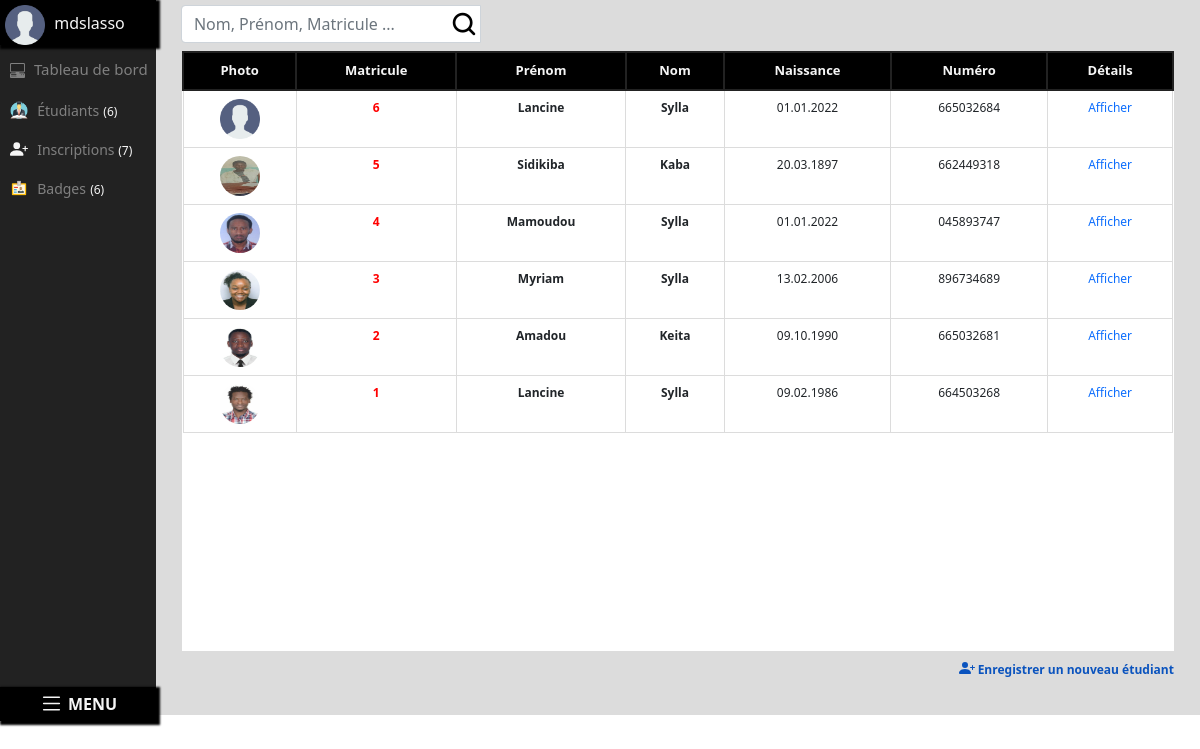
/etudiants.html/ (signed in), run on the app's committed database.
### apps/models.py (models this page shows, shortened)
class Etudiant(models.Model):
    nom = models.CharField(max_length=250, verbose_name="Nom")
    prenom = models.CharField(max_length=250, verbose_name="Prénom")
    naissance = models.CharField(max_length=250, verbose_name="Date de naissance", default="01.01.2022")
    lieu = models.CharField(max_length=250, verbose_name="Lieu de naissance")
    pere = models.CharField(max_length=250, verbose_name="Nom du père ")
    mere = models.CharField(max_length=250, verbose_name="Nom de la mère")
    numero = models.CharField(max_length=250, verbose_name="Numéro", blank=True, unique=True)
    urgent = models.CharField(max_length=250, verbose_name="Numéro à contacter en cas d'urgence")
    matricule = models.IntegerField(verbose_name="Matricule", unique=True, null=True)
    photo = models.ImageField(upload_to='Photo/images', verbose_name="Choisir la photo", blank=True)
    class Meta:
        ordering = ('prenom',)

### apps/views.py (the view)
# urls.py: path('etudiants.html/', views.Etudiants.as_view(), name='etudiants'),
class Etudiants(SuccessMessageMixin, CreateView):
    model = Etudiant
    template_name = 'apps/etudiants.html'
    fields = ['nom', 'prenom', 'naissance', 'lieu', 'pere', 'mere', 'matricule', 'numero', 'urgent']
    success_message = "L'étudiant a été enregistré avec succès"
    def get_context_data(self, *args, **kwargs):
        context = super(Etudiants, self).get_context_data(*args, **kwargs)
        context['inscriptions'] = Inscription.objects.all().order_by('id')
        context['etudiants_home'] = Etudiant.objects.all().order_by('-id')[:9]
        context['etudiants'] = Etudiant.objects.all().order_by('id')
        context['enseignants'] = Enseignant.objects.all().order_by('id')
        context['dernier_etudiant'] = Etudiant.objects.all().order_by('-id')[:1]
        context['classes'] = Classe.objects.all().order_by('id')
        context['etablissements'] = Etablissement.objects.all().order_by('id')[:1]
        return context

### apps/templates/apps/etudiants.html (shortened to what this page needs)
{% extends 'base.html' %}
{% load static %}
{% load crispy_forms_tags %}
{% load class_name %}
{% load django_template_maths %}
{% block body %}
    <div  id="container">
    <div id="cadre-etudiants">
        <div id="menu-etudiants">
           {% include 'includes/menu_etudiants.html' %}
        </div>
        <div id="infos-etudiants">
                        <div class="row" id="row-etudiants">
                            <div class="col-md-12">
                                <form style="" method='get' action="{% url 'apps:search-etudiants' %}"
                                      class="navbar-form navbar-right" role="search">
                                    <input id="search-form"
                                           style=" margin-left: -8px;background-image: url( '{% static 'apps/img/search.png' %}')" name="q"
                                           type="search" minlength="1" placeholder="Nom, Prénom, Matricule ..."
                                           class="form-control"/>
                                </form>
                            </div>
                        </div>
            <div id="cadre">
                <table class="table" id="table">
                     <thead>
                            <tr id="tete-table">
                                <th scope="col">Photo</th>
                                <th scope="col">Matricule</th>
                                <th scope="col"> <span> Prénom </span></th>
                                <th scope="col"> <span>Nom</span></th>
                                <th scope="col" style=""><span>Naissance</span></th>
                                <th scope="col" style=""><span>Numéro</span></th>
                                <th scope="col">Détails</th>
                            </tr>
                            </thead>
                            <tbody>
                              {% if query %}
                                 {% for etudiant in object_list %}
                                {% with etudiant|class_name as klass %}
                                {% if  query %}
                                <tr>
                                    <td style=""> {% if etudiant.photo %}<img style="width: 40px; height: 40px; border-radius: 200px" src="{{ etudiant.photo.url }}"/> {% else %}<img style="width: 40px; height: 40px" src="{% static 'apps/img/user.png' %}"/>  {% endif %} </td>
                                    <td style="color: red; font-weight: bold"> {{ etudiant.matricule }}  </td>
                                    <td style="font-weight: bold"> {{ etudiant.prenom }}  </td>
                                    <td style="font-weight: bold"> {{ etudiant.nom }} </td>
                                    <td style="">{{ etudiant.naissance }}</td>
                                    <td style="">{{ etudiant.numero }}</td>
                                    <td style="text-align: center"><a href="{% url 'apps:details-etudiants' etudiant.id%}" style=" text-decoration: none;">Afficher</a></td>
                                </tr>
                           {% endif %}
                           {% endwith %}
                         {% empty %}
                        {% endfor %}
                              {% else %}
                            {% for etudiant in etudiants_home %}
                                <tr>
                                    <td style=""> {% if etudiant.photo %}<img style="width: 40px; height: 40px; border-radius: 200px" src="{{ etudiant.photo.url }}"/> {% else %}<img style="width: 40px; height: 40px" src="{% static 'apps/img/user.png' %}"/>  {% endif %} </td>
                                    <td style="color: red; font-weight: bold"> {{ etudiant.matricule }}  </td>
                                    <td style="font-weight: bold"> {{ etudiant.prenom }}  </td>
                                    <td style="font-weight: bold;"> {{ etudiant.nom }} </td>
                                    <td style="">{{ etudiant.naissance }}</td>
                                    <td style="">{{ etudiant.numero }}</td>
                                    <td style="text-align: center"><a href="{% url 'apps:details-etudiants' etudiant.id%}" style=" text-decoration: none;">Afficher</a></td>
                                </tr>
                            {% endfor %}
                            {% endif %}
                            </tbody>
                </table>
            </div>
          <div style="width: 95%; margin: auto">
                <span id="ajouter">
                    <span></span>
                    Enregistrer un nouveau étudiant
                </span>
          </div>
        </div>
    </div>
    </div>
{% endblock body %}

### apps/templates/base.html (shortened to what this page needs)
{% load static %}
<!DOCTYPE html>
<html>
<head>
    <link rel="stylesheet" type="text/css" href=" {% static 'apps/css/style.css' %}">
    <link rel="stylesheet" type="text/css" href=" {% static 'apps/css/bootstrap.min.css' %}">
</head>
<body>
{% autoescape off %}
<div id="cacher">
    {% if user.is_authenticated %}
        {% block body %}
        {% endblock body %}
    {% else %}
        <br><br><br><br><br><br><br><br><br><br>
        <h1 style="text-align: center; font-size: 20px"> Pas d'accès veuillez <a href="{% url 'apps:login' %}">
            vous connecter </a> pour accéder a <span style="color: red"> Gesco</span> <br><br> Merci !!! </h1>
        <br><br><br><br><br><br><br><br><br><br><br><br><br><br>
    {% endif %}
</div>
{% endautoescape %}
</body>
</html>

### apps/templates/includes/menu_etudiants.html (shortened to what this page needs)
{% load static %}
<div id="cadre-admin">
    <img src="{% static 'apps/img/user.png' %}">
    {% if user.is_superuser %}
        <span> {{ user.username }}</span>
    {% endif %}
</div>
<h1>
    <span></span>
    <span style="margin-left: 5px">Tableau de bord</span>
</h1>
<nav id="cadre1">
    <li>
        <img src="{% static 'apps/img/etudiant.png' %}">
        <a href="{% url 'apps:etudiants' %}">Étudiants</a>
        <span>({{ etudiants.count }})</span>
    </li>
    <li>
        <a href="{% url 'apps:inscriptions' %}"> Inscriptions </a>
        {% if annee or classe %}
            <span>({{ inscriptions_slug.count }})</span>
        {% else %}
            <span>({{ inscriptions.count }})</span>
        {% endif %}
    </li>
    <li>
        <img src="{% static 'apps/img/badge.png' %}">
        <a href="{% url 'apps:badges' %}"> Badges</a>
        <span>({{ etudiants.count }})</span>
    </li>
</nav>
<li id="home"><a style="font-weight:bold " href="{% url 'apps:home' %}">
    <span> MENU </span>
</a>
</li>

### apps/static/apps/css/style.css (style rules this page uses)
body { background-color: white; }
body a { text-decoration: none; }
#menu-etudiants { width: 13%; height: 90vh; background-color: #222222; float: left; position: relative; }
#menu-etudiants #cadre-admin { height: 45px; margin: auto; background-color: black; color: whitesmoke; box-shadow: 2px 2px 2px 2px black; }
#menu-etudiants #cadre-admin img { width: 40px; height: 40px; margin: 5px; }
#menu-etudiants #cadre1 { height: 73vh; margin-top: 15px; }
#menu-etudiants #home { width: 100%; display: inline-block; text-align: center; box-shadow: 2px 2px 2px 2px black; padding: 5px; margin-top: 10px; background-color: black; }
#menu-etudiants #home a { color: whitesmoke; }
#menu-etudiants #cadre1 li { display: block; margin: 5px; padding: 5px; }
#menu-etudiants #cadre1 li a { color: grey; margin-left: 5px; font-size: 14px; }
#menu-etudiants #cadre1 li span { color: whitesmoke; font-size: 12px; }
#menu-etudiants #cadre1 li svg { width: 18px; height: 18px; color: whitesmoke; margin-top: -5px; }
#menu-etudiants #cadre1 li img { width: 18px; height: 18px; color: whitesmoke; margin-top: -5px; }
#menu-etudiants h1 { font-size: 15px; color: grey; margin-left: 10px; margin-top: 15px; }
#menu-etudiants h1 svg { width: 15px; height: 15px; }
#infos-etudiants { width: 87%; height: 90vh; background-color: gainsboro; float: right; margin-top: -5px; }
#row-etudiants { width: 96%; margin: auto; margin-top: 10px; }
#search-form { width: 300px; border-top-right-radius: 0px; border-bottom-right-radius: 0px; background-repeat: no-repeat; background-position: right center; }
#infos-etudiants #cadre { width: 95%; margin: auto; height: 75vh; background-color: white; }
#table { width: 100%; margin: auto; }
#infos-etudiants #cadre tbody td { font-size: 12px; text-align: center; border: 1px solid gainsboro; }
#tete-table { font-size: 13px; font-weight: bold; background-color: black; color: whitesmoke; }
#tete-table th { text-align: center; border: 2px solid #222222; }
#ajouter { margin-top: 10px; font-size: 12px; float: right; cursor: pointer; color: #0a53be; font-weight: bold; }

### data on the page
Etudiant: matricule "6", prenom "Lancine", nom "Sylla", naissance "01.01.2022", numero "665032684"
Etudiant: photo (picture), matricule "5", prenom "Sidikiba", nom "Kaba", naissance "20.03.1897", numero "662449318"
Etudiant: photo (picture), matricule "4", prenom "Mamoudou", nom "Sylla", naissance "01.01.2022", numero "045893747"
Etudiant: photo (picture), matricule "3", prenom "Myriam", nom "Sylla", naissance "13.02.2006", numero "896734689"
Etudiant: photo (picture), matricule "2", prenom "Amadou", nom "Keita", naissance "09.10.1990", numero "665032681"
Etudiant: photo (picture), matricule "1", prenom "Lancine", nom "Sylla", naissance "09.02.1986", numero "664503268"

### other printed values
{{ user.username }} "mdslasso"
{{ etudiants.count }} "6"
{{ inscriptions.count }} "7"
